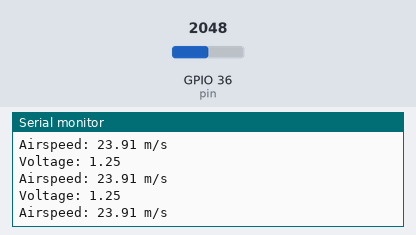
This program was run on a simulated ESP32. Shown: the last lines printed to the serial monitor. The test bench sets the inputs (shaded band); at power-on: GPIO 36 (pin) = 2048.

Above: at 1.2 s.
1.3 s: GPIO 36 (pin) set to 1508
At 1.56 s:
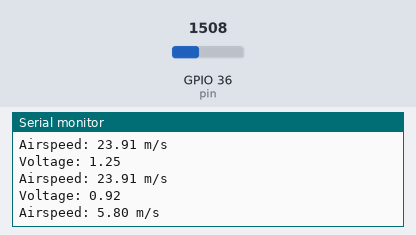
2.8 s: GPIO 36 (pin) set to 1437
At 2.96 s:
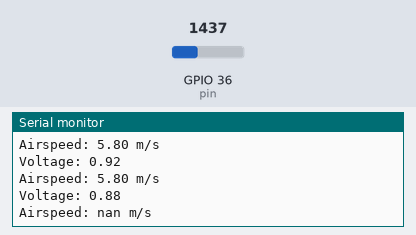
Timing chart, 0 to 5.8 s (numbered marks = the images above; inputs shaded):
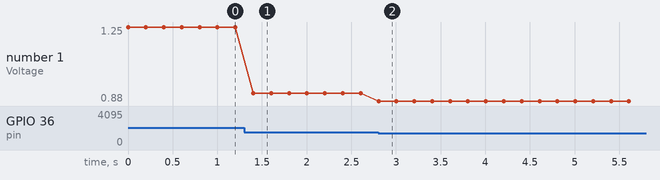

Measured:
- the behaviour switches between 1475 and 1474 on GPIO 36 (pin) (found by bisection; images 1 and 2)
- after the input at 1.3 s, the serial monitor: prints a new line after 0.10 s (image 1)
- after the input at 2.8 s, the serial monitor: prints a new line at once (image 2)
- plotted number 1: 1.25 → 0.92 after the input at 1.3 s, 0.92 → 0.88 after the input at 2.8 s

The program:

main.cpp
```cpp
#include <Arduino.h>

const int pin = GPIO_NUM_36;
double airspeed;
const float offset = .90; // Voltage at zero pressure (CHECK ALL THESE)
const float scaleFactor = 1000; // Pressure per volt
const float airDensity = 1.225; // Air density in kg/m^3 (standard at sea level)


void setup() {
  Serial.begin(9600);
  pinMode(pin, INPUT);
}

void loop() {
  double raw_voltage = analogRead(pin);
  double voltage = (raw_voltage / 4095.0) * 2.5;

  float pressure = (voltage - offset) * scaleFactor; // Differential pressure in Pa (Pascal)

  float airspeed = sqrt((2 * pressure) / airDensity); // Airspeed in m/s


  Serial.print("Voltage: ");
  Serial.println(voltage);
  Serial.print("Airspeed: ");
  Serial.print(airspeed);
  Serial.println(" m/s");
  delay(200);
}
```
